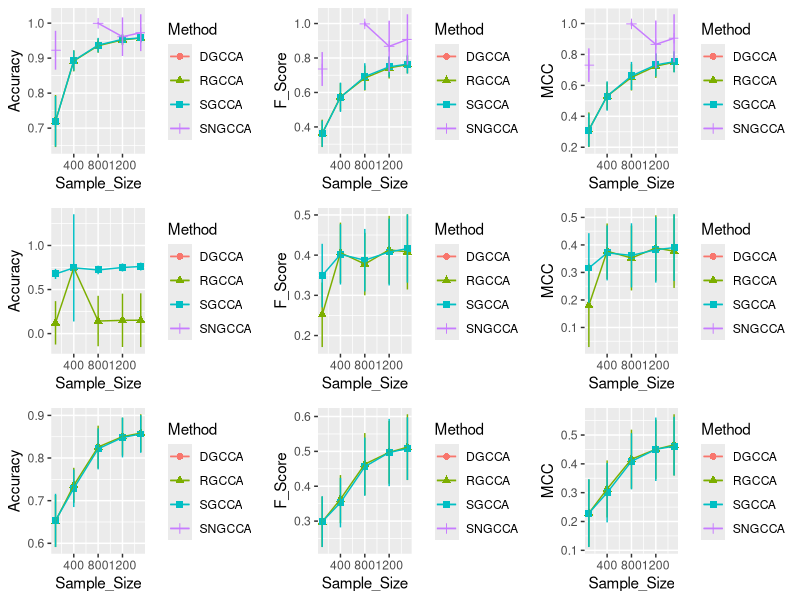
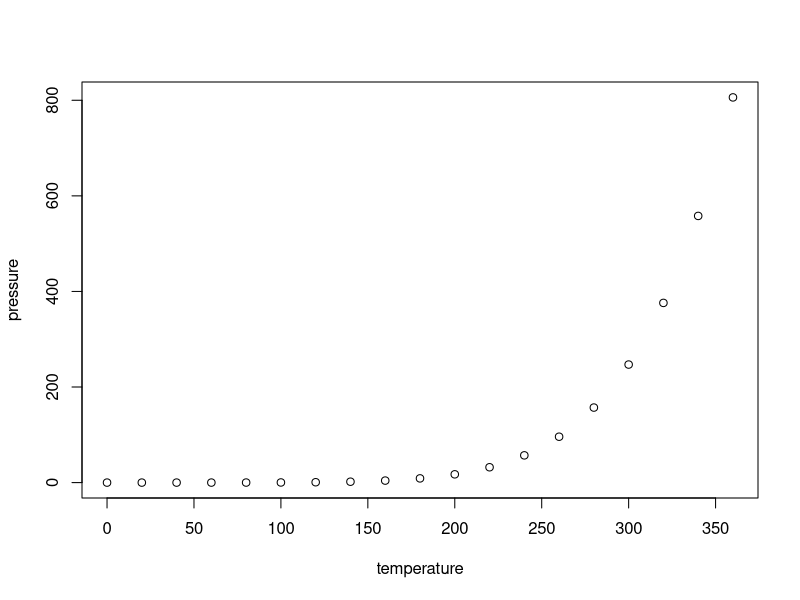

Recreate these plots in R, in order.
## ---- chunk 1
knitr::opts_chunk$set(echo = TRUE)
library(ggplot2)
library(openxlsx)
library(gridExtra)
install.packages('gridExtra')
## ---- chunk 2
Simulation2_Sample = read.xlsx('Simulation1_DynamicSampleSizeRes.xlsx')
plots = list()

count = 0
for(i in 1:3){
  Sample_C = subset(Simulation2_Sample, Case == i)

    p_Accuracy = ggplot(Sample_C,aes(x=Sample_Size,y=Accuracy,group=Method,color=Method,shape=Method)) + 
      geom_point(size=2) + 
      geom_line(linewidth=.5) + 
      geom_errorbar(aes(ymin=Accuracy-A_sd, ymax=Accuracy+A_sd), width=.02)

    plots[[3*i-2]] = p_Accuracy
    
    p_F_Score = ggplot(Sample_C,aes(x=Sample_Size,y=F_Score,group=Method,color=Method,shape=Method)) + 
      geom_point(size=2) + 
      geom_line(linewidth=.5) + 
      geom_errorbar(aes(ymin=F_Score-F_sd, ymax=F_Score+F_sd), width=.02)

    plots[[3*i-1]] = p_F_Score
    
    p_MCC = ggplot(Sample_C,aes(x=Sample_Size,y=MCC,group=Method,color=Method,shape=Method)) + 
      geom_point(size=2) + 
      geom_line(linewidth=.5) + 
      geom_errorbar(aes(ymin=MCC-M_sd, ymax=MCC+M_sd), width=.02)

    plots[[3*i]] = p_MCC
}

Res1 = grid.arrange(
  plots[[1]], plots[[2]], plots[[3]],
  plots[[4]], plots[[5]], plots[[6]],
  plots[[7]], plots[[8]], plots[[9]],
  ncol = 3
)

postscript("Figure_2a.eps", onefile = FALSE, horizontal = FALSE, paper = "special")
dev.off()
## ---- chunk 3
plot(pressure)
